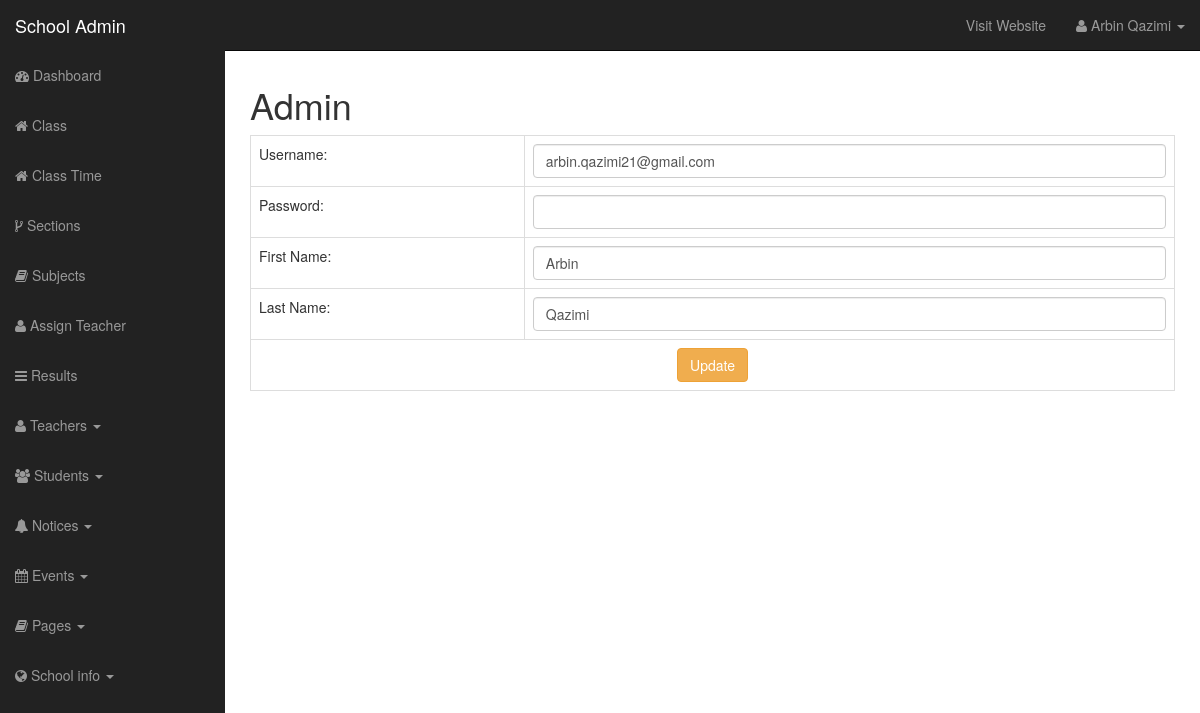
The page /school-admin/admin_profile.php (signed in) on the database its author committed.
### tables this page shows
CREATE TABLE `user` (
  `id` int(12) NOT NULL,
  `username` varchar(100) NOT NULL,
  `user_password` varchar(255) NOT NULL,
  `user_role` varchar(30) NOT NULL,
  `user_firstname` varchar(50) DEFAULT NULL,
  `user_lastname` varchar(50) DEFAULT NULL
);

### functions.php (called while the page is built, shortened)
<?php
require_once "includes/db.php";
function get_name_by_session() {
	global $conn;
	$fullName = '';
	if(isset($_SESSION['username'])) {
		$session_user = $_SESSION['username'];
		$query = "SELECT user_firstname, user_lastname FROM user WHERE username='$session_user' LIMIT 1";
		$result = mysqli_query($conn, $query);
		$row = mysqli_fetch_assoc($result);
		$first_name = $row['user_firstname'];
		$last_name = $row['user_lastname'];
		$fullName = $first_name . " " . $last_name;
	}
	return $fullName;
}

### school-admin/admin_profile.php (the view, shortened to what this page needs)
<?php require_once "includes/header.php"; ?>
	<h1>Admin</h1>
		<div class="row">
			<div class="col-md-12">
				<?php
					$query = "SELECT * FROM user WHERE user_role='administrator' LIMIT 1";
					$result = mysqli_query($conn, $query);
					while($row = mysqli_fetch_assoc($result)) {
						$username = $row['username'];
						$user_firstname = $row['user_firstname'];
						$user_lastname = $row['user_lastname'];
					?>
					<table class="table table-bordered">
						<tbody>
							<form action="" method="POST">
							<tr>
								<td>Username: </td>
								<td><input type="email" name="username" class="form-control" value="<?php echo $username; ?>" required></td>
							</tr>
							<tr>
								<td>Password: </td>
								<td><input type="password" name="user_password" class="form-control" value=""></td>
							</tr>
							<tr>
								<td>First Name: </td>
								<td><input type="text" name="user_firstname" class="form-control" value="<?php echo $user_firstname; ?>" required></td>
							</tr>
							<tr>
								<td>Last Name: </td>
								<td><input type="text" name="user_lastname" class="form-control" value="<?php echo $user_lastname; ?>" required></td>
							</tr>
							<tr>
								<td colspan="2" class="text-center"><input type="submit" name="update_admin_profile" value="Update" class="btn btn-warning"></td>
							</tr>
							</form>
						</tbody>
					</table>
				<?php } ?>
			</div>
		</div>
<?php require_once "includes/footer.php"; ?>

### school-admin/includes/header.php (shortened to what this page needs)
<?php
	require_once "../functions.php";
?>
<!DOCTYPE html>
<html lang="en">
	<head>
		<link href="css/bootstrap.css" rel="stylesheet">
		<link href="css/bootstrap-datepicker.css" rel="stylesheet">
		<link href="css/sb-admin.css" rel="stylesheet">
		<link rel="stylesheet" href="font-awesome/css/font-awesome.min.css">
	</head>
	<body>
		<div id="wrapper">
			<nav class="navbar navbar-inverse navbar-fixed-top" role="navigation">
				<div class="navbar-header">
					<a class="navbar-brand" href="index.php">School Admin</a>
				</div>
				<div class="collapse navbar-collapse navbar-ex1-collapse">
					<ul class="nav navbar-nav side-nav">
						<li><a href="index.php"><i class="fa fa-dashboard"></i> Dashboard</a></li>
						<li><a href="class.php"><i class="fa fa-home"></i> Class</a></li>
						<li><a href="class_time.php"><i class="fa fa-home"></i> Class Time</a></li>
						<li><a href="sections.php"><i class="fa fa-code-fork"></i> Sections</a></li>
						<li><a href="subjects.php"><i class="fa fa-book"></i> Subjects</a></li>
						<li><a href="assign_teacher.php"><i class="fa fa-user"></i> Assign Teacher</a></li>
						<li><a href="calculate_results.php"><i class="fa fa-bars"></i> Results</a></li>
						<li class="dropdown">
							<a href="#" class="dropdown-toggle" data-toggle="dropdown"><i class="fa fa-user"></i> Teachers <b class="caret"></b></a>
						</li>
						<li class="dropdown">
							<a href="#" class="dropdown-toggle" data-toggle="dropdown"><i class="fa fa-users"></i> Students <b class="caret"></b></a>
						</li>
						<li class="dropdown">
							<a href="#" class="dropdown-toggle" data-toggle="dropdown"><i class="fa fa-bell"></i> Notices <b class="caret"></b></a>
						</li>
						<li class="dropdown">
							<a href="#" class="dropdown-toggle" data-toggle="dropdown"><i class="fa fa-calendar"></i> Events <b class="caret"></b></a>
						</li>
						<li class="dropdown">
							<a href="#" class="dropdown-toggle" data-toggle="dropdown"><i class="fa fa-book"></i> Pages <b class="caret"></b></a>
						</li>
						<li class="dropdown">
							<a href="#" class="dropdown-toggle" data-toggle="dropdown"><i class="fa fa-globe"></i> School info <b class="caret"></b></a>
						</li>
					</ul>
					<ul class="nav navbar-nav navbar-right navbar-user">
						<li><a href="../index.php" target="_blank">Visit Website</a></li>
						<li class="dropdown user-dropdown">
							<a href="#" class="dropdown-toggle" data-toggle="dropdown"><i class="fa fa-user"></i> <?php echo get_name_by_session(); ?> <b class="caret"></b></a>
						</li>
					</ul>
					</div>
				</nav>
				<div id="page-wrapper">
					<div class="row">
						<div class="col-lg-12">

### school-admin/css/sb-admin.css (style rules this page uses)
body { margin-top: 50px; }
#wrapper { padding-left: 0; }
#page-wrapper { width: 100%; padding: 5px 15px; }
@media (min-width:768px) { #wrapper { padding-left: 225px; } }
@media (min-width:768px) { #page-wrapper { padding: 15px 25px; } }
@media (min-width:768px) { .side-nav { margin-left: -225px; left: 225px; width: 225px; position: fixed; top: 50px; height: 100%; border-radius: 0; border: none; background-color: #222222; overflow-y: auto; } }
@media (min-width:768px) { .side-nav>li>a { width: 225px; } }
@media (min-width:768px) { .navbar-collapse { padding-left: 15px !important; padding-right: 15px !important; } }
.side-nav { padding-bottom: 50px; }

### rows shown on the page
user: get_name_by_session() "Arbin Qazimi", username "arbin.qazimi21@gmail.com", user_firstname "Arbin", user_lastname "Qazimi"
